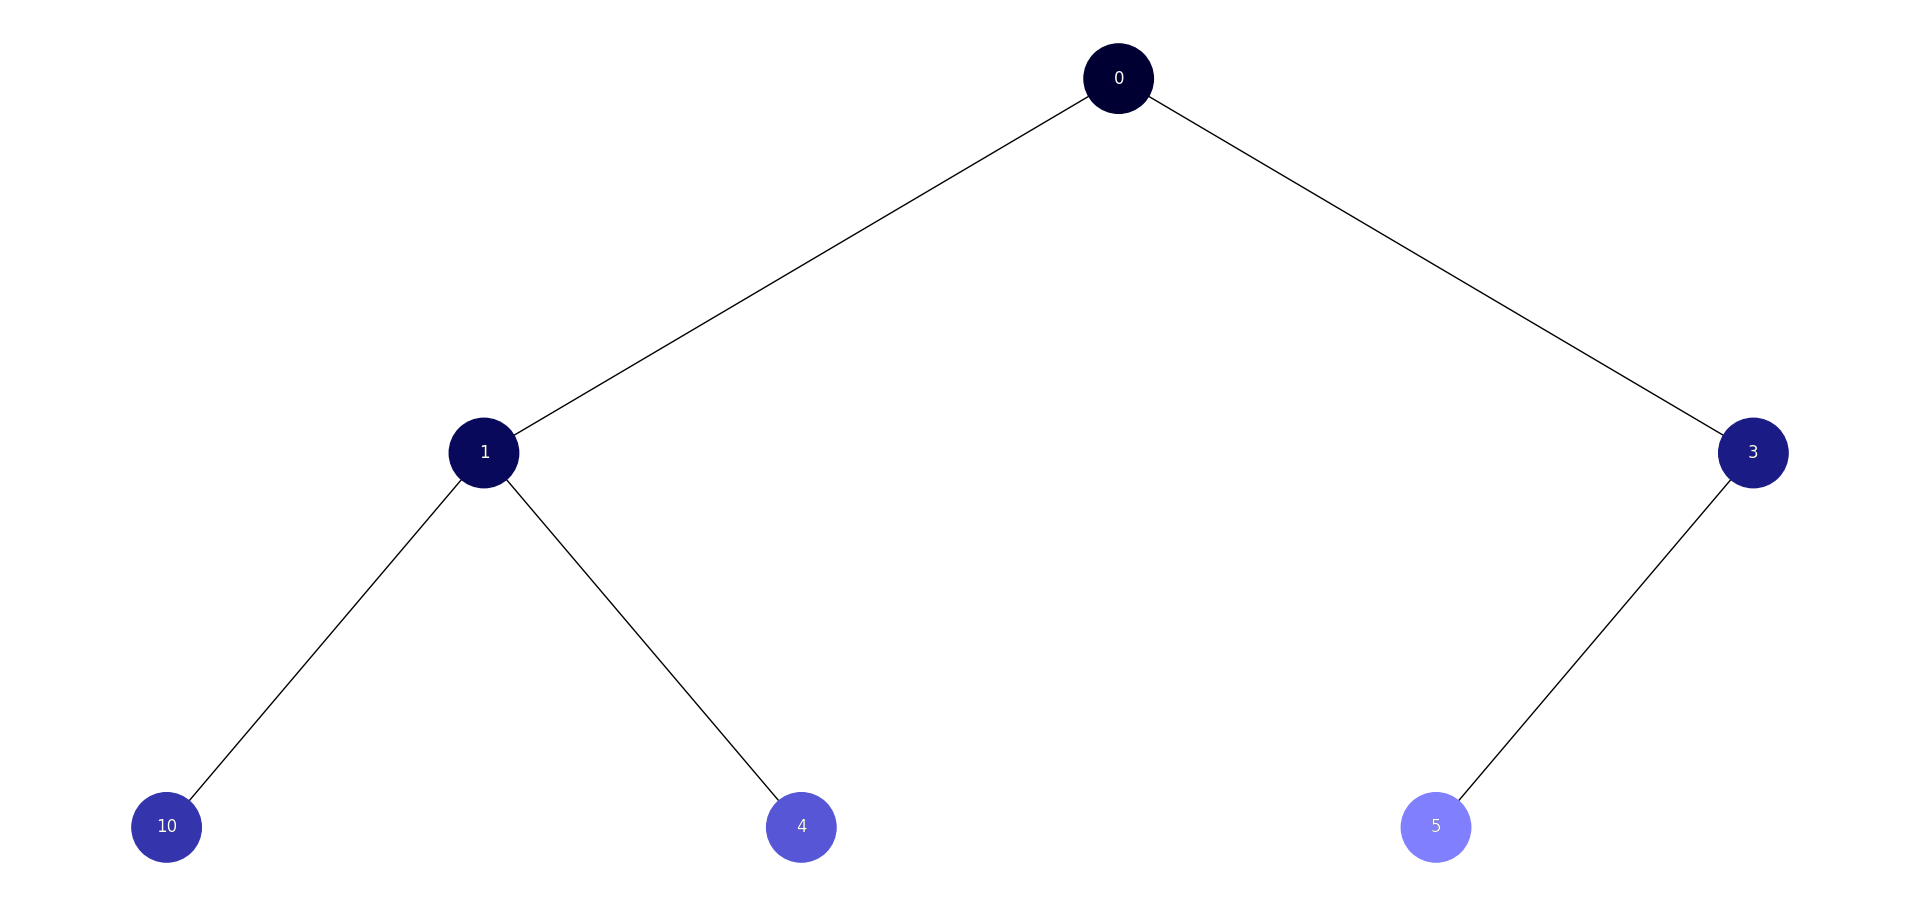

This chart was generated by the following Python code:
import uuid
import heapq
import colorsys
import networkx as nx
import matplotlib.pyplot as plt
from collections import deque

class Node:
    def __init__(self, key, color="skyblue"):
        self.left = None
        self.right = None
        self.val = key
        self.color = color # Додатковий аргумент для зберігання кольору вузла
        self.id = str(uuid.uuid4()) # Унікальний ідентифікатор для кожного вузла


def add_edges(graph, node, pos, x=0, y=0, layer=1):
    if node is not None:
        graph.add_node(node.id, color=node.color, label=node.val) # Використання id та збереження значення вузла
        if node.left:
            graph.add_edge(node.id, node.left.id)
            l = x - 1 / 2 ** layer
            pos[node.left.id] = (l, y - 1)
            l = add_edges(graph, node.left, pos, x=l, y=y - 1, layer=layer + 1)
        if node.right:
            graph.add_edge(node.id, node.right.id)
            r = x + 1 / 2 ** layer
            pos[node.right.id] = (r, y - 1)
            r = add_edges(graph, node.right, pos, x=r, y=y - 1, layer=layer + 1)
    return graph


def draw_tree(tree_root):
    tree = nx.DiGraph()
    pos = {tree_root.id: (0, 0)}
    tree = add_edges(tree, tree_root, pos)

    colors = [node[1]['color'] for node in tree.nodes(data=True)]
    labels = {node[0]: node[1]['label'] for node in tree.nodes(data=True)} # Використовуйте значення вузла для міток

    plt.figure(figsize=(8, 5))
    nx.draw(tree, pos=pos, labels=labels, arrows=False, node_size=2500, node_color=colors)
    nx.draw_networkx_labels(tree, pos=pos, labels=labels, font_color='white')
    plt.show()

def build_min_heap(array):
    heapq.heapify(array)
    length = len(array)
    nodes = [Node(key) for key in array]
    for i in range(length):
        left_index = 2 * i + 1
        right_index = 2 * i + 2

        if left_index < length:
            nodes[i].left = nodes[left_index]
        
        if right_index < length:
            nodes[i].right = nodes[right_index]
    
    return nodes[0]

def generate_colors(n):
    start_h, start_s, start_v = 240 / 360, 1, 0.2 # Темно-синій в HSV
    end_h, end_s, end_v = 240 / 360, 0.5, 1 # Світло-синій в HSV
    return [colorsys.hsv_to_rgb(
        start_h,
        start_s + i * (end_s - start_s) / (n - 1),
        start_v + i * (end_v - start_v) / (n - 1)
    ) for i in range(n)]

def bfs(root, colors_qty):
    if root is None:
        return
    
    colors = generate_colors(colors_qty)
    queue = deque([root])

    while len(queue) > 0:
        current = queue.popleft()
        current.color = colors.pop(0)

        if current.left is not None:
            queue.append(current.left)

        if current.right is not None:
            queue.append(current.right)

data = [0, 4, 5, 10, 1, 3]
heap_root = build_min_heap(data)
bfs(heap_root, len(data))
draw_tree(heap_root)
